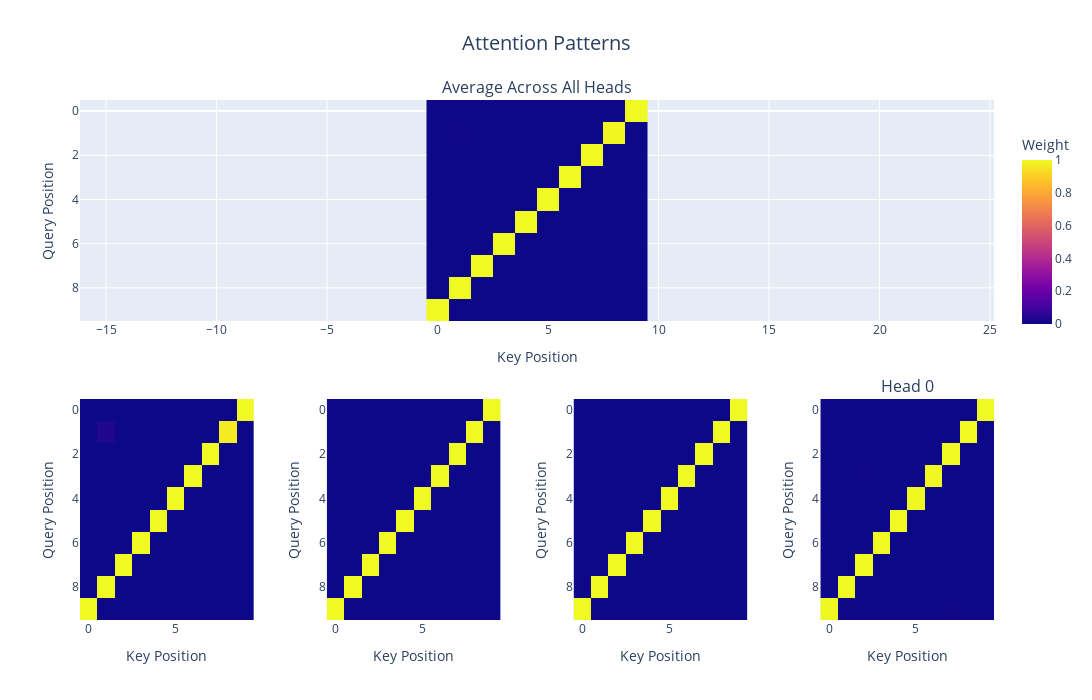

Source (notebook cell):
### Markdown cell above
---

## Attention Visualization

Visualize how each attention head learned to attend to different positions in the sequence.

The plot shows:
- **Top**: Average attention pattern across all heads
- **Bottom**: Individual attention patterns for each of the 4 heads

### Code cell
fig = plot_attention_heatmap(val_attn_scores, batch_idx=0)
fig.show()
